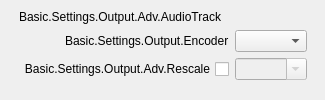
                   <widget class="QWidget" name="advOutputStreamTab">
                    <attribute name="title">
                     <string>Basic.Settings.Output.Adv.Streaming</string>
                    </attribute>
                    <layout class="QVBoxLayout" name="verticalLayout_12">
                     <property name="leftMargin">
                      <number>9</number>
                     </property>
                     <property name="topMargin">
                      <number>0</number>
                     </property>
                     <property name="rightMargin">
                      <number>9</number>
                     </property>
                     <property name="bottomMargin">
                      <number>9</number>
                     </property>
                     <item>
                      <widget class="QFrame" name="widget_4">
                       <layout class="QVBoxLayout" name="verticalLayout_14">
                        <property name="spacing">
                         <number>0</number>
                        </property>
                        <property name="leftMargin">
                         <number>0</number>
                        </property>
                        <property name="topMargin">
                         <number>0</number>
                        </property>
                        <property name="rightMargin">
                         <number>0</number>
                        </property>
                        <property name="bottomMargin">
                         <number>0</number>
                        </property>
                        <item>
                         <widget class="QFrame" name="advOutTopContainer">
                          <property name="sizePolicy">
                           <sizepolicy hsizetype="Preferred" vsizetype="Maximum">
                            <horstretch>0</horstretch>
                            <verstretch>0</verstretch>
                           </sizepolicy>
                          </property>
                          <layout class="QFormLayout" name="advOutTopLayout">
                           <property name="fieldGrowthPolicy">
                            <enum>QFormLayout::AllNonFixedFieldsGrow</enum>
                           </property>
                           <property name="labelAlignment">
                            <set>Qt::AlignRight|Qt::AlignTrailing|Qt::AlignVCenter</set>
                           </property>
                           <item row="1" column="0">
                            <widget class="QLabel" name="label_28">
                             <property name="minimumSize">
                              <size>
                               <width>170</width>
                               <height>0</height>
                              </size>
                             </property>
                             <property name="text">
                              <string>Basic.Settings.Output.Adv.AudioTrack</string>
                             </property>
                             <property name="alignment">
                              <set>Qt::AlignRight|Qt::AlignTrailing|Qt::AlignVCenter</set>
                             </property>
                            </widget>
                           </item>
                           <item row="2" column="0">
                            <widget class="QLabel" name="advOutEncLabel">
                             <property name="text">
                              <string>Basic.Settings.Output.Encoder</string>
                             </property>
                             <property name="buddy">
                              <cstring>advOutEncoder</cstring>
                             </property>
                            </widget>
                           </item>
                           <item row="2" column="1">
                            <widget class="QComboBox" name="advOutEncoder"/>
                           </item>
                           <item row="3" column="0">
                            <widget class="QCheckBox" name="advOutUseRescale">
                             <property name="sizePolicy">
                              <sizepolicy hsizetype="Minimum" vsizetype="Expanding">
                               <horstretch>0</horstretch>
                               <verstretch>0</verstretch>
                              </sizepolicy>
                             </property>
                             <property name="layoutDirection">
                              <enum>Qt::RightToLeft</enum>
                             </property>
                             <property name="text">
                              <string>Basic.Settings.Output.Adv.Rescale</string>
                             </property>
                            </widget>
                           </item>
                           <item row="3" column="1">
                            <widget class="QComboBox" name="advOutRescale">
                             <property name="enabled">
                              <bool>false</bool>
                             </property>
                             <property name="editable">
                              <bool>true</bool>
                             </property>
                            </widget>
                           </item>
                          </layout>
                         </widget>
                        </item>
                       </layout>
                      </widget>
                     </item>
                    </layout>
                   </widget>
